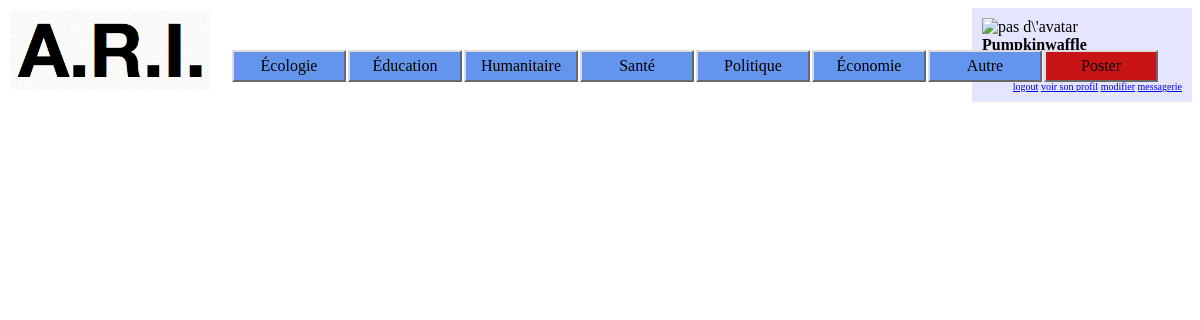
The app's page /ari.php (signed in), older data.
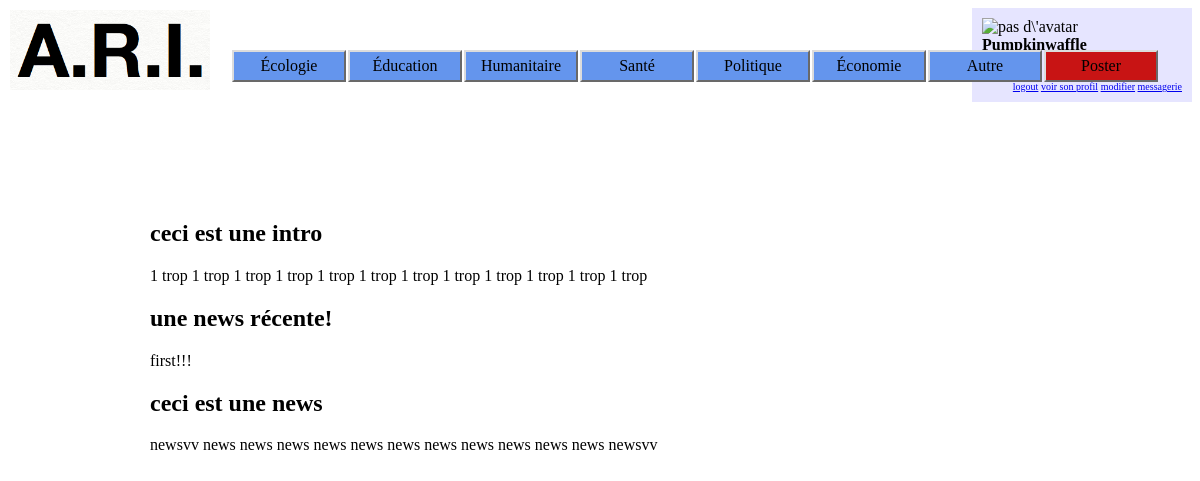
The same page, newer data.
### tables this page shows
CREATE TABLE `section` (
  `section_id` int(11) NOT NULL,
  `section_name` varchar(255) NOT NULL,
  `section_order` int(11) NOT NULL
);

CREATE TABLE `intro` (
  `intro_id` int(11) NOT NULL,
  `intro_title` varchar(255) NOT NULL,
  `intro_content` text NOT NULL,
  `intro_authorID` int(11) NOT NULL,
  `intro_postDate` datetime NOT NULL
);

CREATE TABLE `news` (
  `news_id` int(11) NOT NULL,
  `news_title` varchar(255) NOT NULL,
  `news_content` text NOT NULL,
  `news_authorID` int(11) NOT NULL,
  `news_postDate` datetime NOT NULL
);

### controller/first_php.php (called while the page is built, shortened)
<?php
$id=(isset($_SESSION['id']))?(int) $_SESSION['id']:0;
$username=(isset($_SESSION['username']))?$_SESSION['username']:'';
$picture=(isset($_SESSION['picture'])?$_SESSION['picture']:'');
require_once("model/functions.php");
require_once('model/get_functions.php');
require_once('model/text_functions.php');
$sections = get_sections();
foreach($sections as $key => $section){
	$sections[$key]['section_name'] = htmlspecialchars($section['section_name']);
}
?>

### model/functions.php (called while the page is built, shortened)
<?php
function toValidURL($url){
	$string = $url;
	$pattern = '#/actToRemedyIssues/#';
	$replacement = '';
	$validURL = preg_replace($pattern, $replacement, $string);
	return $validURL;
}

### model/get_functions.php (called while the page is built, shortened)
<?php
function get_intro(){
     global $db;
    $req = $db->prepare('SELECT MAX(intro_id) FROM intro');
    $req->execute();
    $intro_id = $req->fetch();
    $req = $db->prepare('SELECT intro_id, intro_title, intro_content, intro_authorID, intro_postDate FROM intro WHERE intro_id = :intro_id');
    $req->bindParam(':intro_id', $intro_id[0], PDO::PARAM_INT);
    $req->execute();
    $intro = $req->fetch();
    return $intro;
}
function get_news(){
     global $db;
    $req = $db->prepare('SELECT news_id, news_title, news_content, news_authorID, news_postDate FROM news ORDER BY news_id DESC');
    $req->execute();
    $news = $req->fetchAll();
    return $news;
}
function get_sections()
{
    global $db;
    $req = $db->prepare('SELECT section_id, section_name, section_order FROM section ORDER BY section_order');
    $req->execute();
    $sections = $req->fetchAll();
    return $sections;
}

### controller/index.php (called while the page is built)
<?php
$news = get_news();
$intro = get_intro();
foreach ($news as $key => $new) {
	$news[$key]['news_title'] = replaceCode(htmlspecialchars($new['news_title']));
	$news[$key]['news_content'] = replaceCode(htmlspecialchars($new['news_content']));
}
$intro['intro_title'] = replaceCode(htmlspecialchars($intro['intro_title']));
$intro['intro_content'] = replaceCode(htmlspecialchars($intro['intro_content']));

### view/menu.php (the view)
<ul class="menu_ul">
<?php
foreach ($sections as $key => $section) {
	?>
 		<li class="menu_li_section">
 			<a class="menu_a_section" href="ari.php?page=section&amp;s=<?php echo $sections[$key]['section_id']; ?>"><?php echo $section['section_name']; ?></a>
 		</li>
<?php
}
?>
	<li class="menu_li_post">
 		<a class="menu_a_post" href="ari.php?page=post">Poster</a>
 	</li>
</ul>

### ari.php (shortened to what this page needs)
<?php
require_once("controller/first_php.php");
	$titre = (isset($_GET['page'])?htmlspecialchars($_GET['page']):'');
	switch ($titre) {
		default:
			require_once('controller/index.php');
			require_once("view/first_html.php");
			require_once('view/index.php');
			break;
	}

### view/first_html.php (shortened to what this page needs)
<!DOCTYPE html PUBLIC "-//W3C//DTD XHTML 1.0 Strict//EN" "http://www.w3.org/TR/xhtml1/DTD/xhtml1-strict.dtd">
<html xmlns="http://www.w3.org/1999/xhtml" xml:lang="fr" >
<head>
<link rel="stylesheet" media="screen" type="text/css" title="Style" href="./css/style.css" />
</head>
<body>
<?php
require_once("view/logo.php");
require_once("view/profil_menu.php");
require_once("view/menu.php");

### view/logo.php
<a id="logo_a" href="ari.php?page=index"> <img id="logo_img" src="./images/ari/logo.png?>" alt="A.R.I." /></a>

### view/profil_menu.php (shortened to what this page needs)
<?php
if($id == 0) {
	?>
	<form method="post" action="ari.php?page=login" id="mini_login">
	<fieldset>
		<legend>Log in</legend>
		<p>
			<label for="username">username :</label><input name="username" type="text" id="username" /><br />
			<label for="password">password :</label><input type="password" name="password" id="password" />
		</p>
	<input type="hidden" name="location" value="<?php echo toValidURL($_SERVER['REQUEST_URI']);?>"/>
	<input type="submit" value="login" />
	<a href="./ari.php?page=register">register?</a>
	</fieldset>
	</form>
	<?php
}
else {
	?>
	<div id="mini_profil">
		<div id="mini_profil_user">
			<img id="mini_profil_picture" src="./images/avatars/<?php echo $picture;?>" alt="pas d\'avatar" />
			<p id="mini_profil_username"><?php echo $username; ?><p>
		</div>
		<div id="mini_profil_links">
			<a href="./ari.php?page=logout&amp;location=<?php echo toValidURL($_SERVER['REQUEST_URI']);?>"><br>logout</a>
			<a href="./ari.php?page=profil&amp;action=read&amp;m=<?php echo $id;?>">voir son profil</a>
			<a href="./ari.php?page=profil&amp;action=write&amp;m=<?php echo $id;?>">modifier</a>
			<a href="./ari.php?page=mailbox&amp;action=read&amp;query=received">messagerie</a>
		</div>
	</div>
	<?php
}

### view/index.php (shortened to what this page needs)
<div id="page_content">
	<div id="intro">
		<h2><?php echo $intro['intro_title']?></h2>
		<p><?php echo $intro['intro_content']?></p>
	</div>
	<div id="news">
		<?php
		foreach ($news as $key => $new) {
			?>
			<div class"news">
				<h2><?php echo $new['news_title'];?></h2>
				<p><?php echo $new['news_content'];?></p>
			</div>
			<?php
		}
		?>
	</div>
</div>
</body>
</html>

### model/text_functions.php (shortened to what this page needs)
<?php
function replaceCode($text){
	$text = preg_replace('`\[b\](.+)\[/b\]`isU', '<strong>$1</strong>', $text);
	$text = preg_replace('`\[i\](.+)\[/i\]`isU', '<em>$1</em>', $text);
	$text = preg_replace('`\[url\](.+)\[/url\]`isU', '<a href="$0">$0</a>', $text);
return $text;
}
function ytID_from_url($url){
	if (preg_match('/youtube\.com\/watch\?v=([^\&\?\/]+)/', $url, $ytid)) {
 	 	$values = $ytid[1];
	} else if (preg_match('/youtube\.com\/embed\/([^\&\?\/]+)/', $url, $ytid)) {
  		$values = $ytid[1];
	} else if (preg_match('/youtube\.com\/v\/([^\&\?\/]+)/', $url, $ytid)) {
  		$values = $ytid[1];
	} else if (preg_match('/youtu\.be\/([^\&\?\/]+)/', $url, $ytid)) {
  		$values = $ytid[1];
	}
	else if (preg_match('/youtube\.com\/verify_age\?next_url=\/watch%3Fv%3D([^\&\?\/]+)/', $url, $ytid)) {
    	$values = $ytid[1];
	}
	else return false;
	$replacement = '<iframe width="300" height="169" src=https://www.youtube.com/embed/'.$values.' frameborder="0" allowfullscreen></iframe>';
	return $replacement;
}

### css/style.css (style rules this page uses)
#page_content { position: absolute; top: 200px; left: 150px; }
#logo_img { position: absolute; top:0px; left:0px; padding: 10px; width: 200px; }
#mini_profil { padding: 10px; width: 200px; background-color: rgba(10, 0, 255, 0.1); float: right; }
#mini_profil_username { font-weight: bold; display: inline; }
#mini_profil_picture { margin-right: 20px; }
#mini_profil_links { font-size: 10px; float: right; }
.menu_ul { position:absolute; top:50px; left:230px; padding:0; margin:0; list-style-type:none; }
.menu_li_section { margin-left:2px; float:left; }
.menu_a_section { display:block; float:left; width:100px; background-color:#6495ED; color:black; text-decoration:none; text-align:center; padding:5px; border:2px solid; border-color:#DCDCDC #696969 #696969 #DCDCDC; }
.menu_li_post { margin-left:2px; float:left; }
.menu_a_post { display:block; float:left; width:100px; background-color:rgb(200,20,20); color:black; text-decoration:none; text-align:center; padding:5px; border:2px solid; border-color:#DCDCDC #696969 #696969 #DCDCDC; }

Row changes from the older to the newer data that the page shows:
added intro: intro_title "ceci est une intro 1 trop 1 trop 1 trop 1 trop 1 trop 1 trop 1 trop 1 trop 1 trop 1 trop 1 trop 1 trop"
added news: news_title "une news récente! first!!!"
added news: news_title "ceci est une news newsvv news news news news news news news news news news news newsvv"
